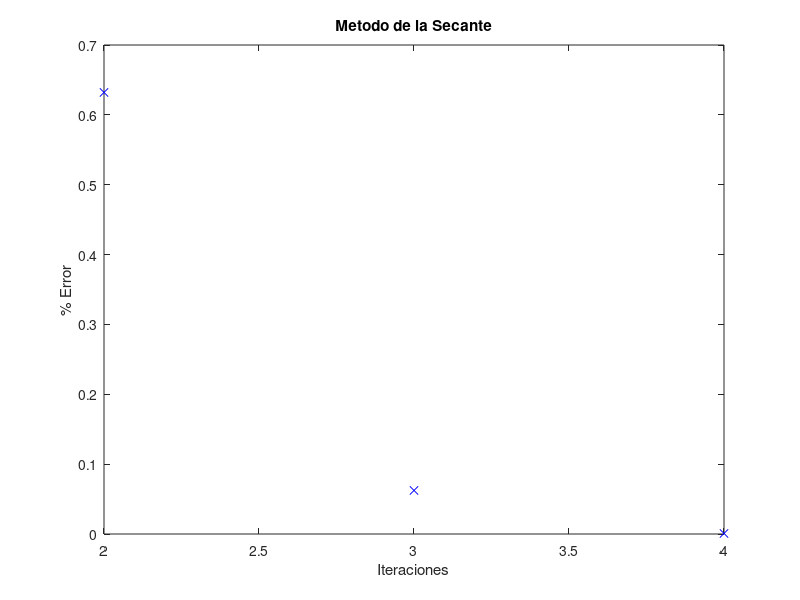

The MATLAB source for this figure:
%{
    Metodo de la Secante
    Parametros de Entrada
      @param func: funcion a la cual se le aplicara el algoritmo
      @param x0: primer valor inicial
      @param x1: segundo valor inicial
      @param MAXIT:  iteraciones maximas
      @param TOL:  tolerencia del algoritmo
    
    Parametros de Salida
      @return xAprox: valor aproximado de x
      @return error: porcentaje de error del resultado obtenido
%}

clc;
clear;

function [xAprox, err] = secante(func, x0, x1, MAXIT, TOL)
    iter = 2;
    err = 1;
    iterl = []; % Lista que almacena el numero de iteraciones para despues graficar
    errl = []; % Lista que almacena el % de error de cada iteracion para despues graficar

    while(iter < MAXIT)

        xAprox = x1 - ((x1 - x0) / (func(x1) - func(x0))) * func(x1);
        err = (abs(xAprox - x1)) / (abs(xAprox));
        iterl(iter-1) = iter;
        errl(iter-1) = err;
        
        if(err < TOL)
          grafica(iterl, errl);
          return;
        else
          iter = iter + 1;
          x0 = x1;
          x1 =  xAprox;
        endif
    endwhile
    grafica(iterl, errl);
    return;
endfunction

function grafica(listaValoresX, listValoresY)
    plot(listaValoresX, listValoresY, 'bx');
    title("Metodo de la Secante");
    xlabel("Iteraciones");
    ylabel("% Error");
endfunction

%Valores iniciales
x0 = 0;
x1 = 1;
%Iteraciones maximas
MAXIT = 100;
%Tolerancia
TOL = 0.01;
%Funcion 
func = @(x) e^-(x^2) - x;
%Llamado de la funcion
[xAprox, err] = secante(func, x0, x1, MAXIT, TOL);
printf("############################################ \n");
printf("Metodo de la Secante \n");
printf('xAprox = %f\n%%Error = %i \n', xAprox, err);